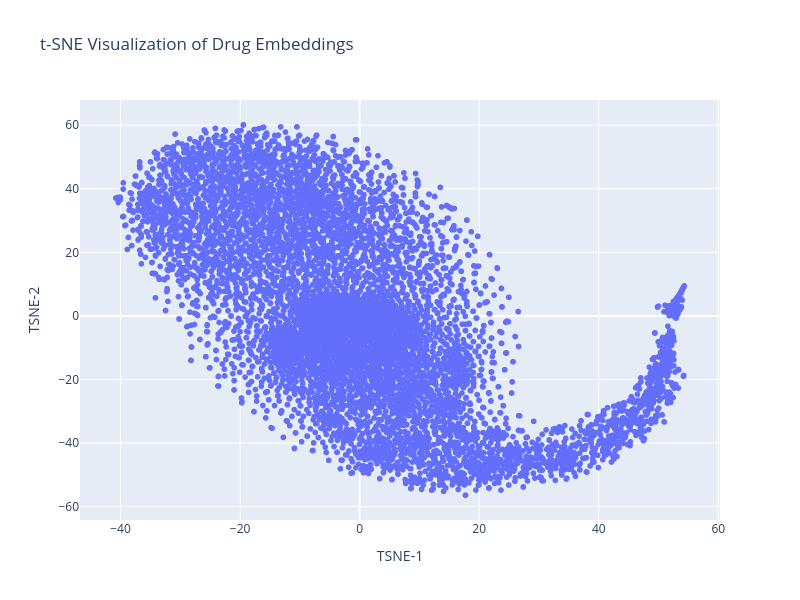
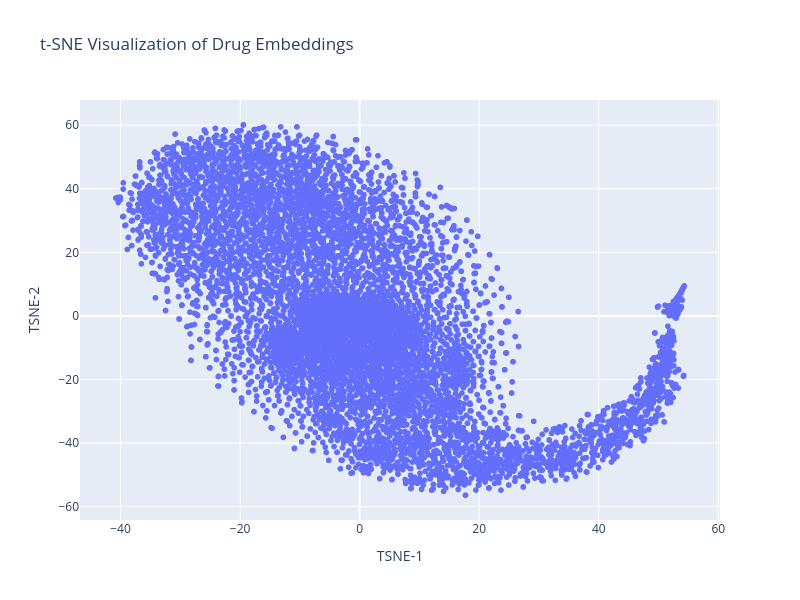

Notebook code cell kept with these figures, in order:
### Code cell
plot_embeddings(embedding)

### Figure 1 — Plotly figure (JSON) as saved in the notebook; plotly's stock layout.template omitted (floating-point values rounded to 4 significant figures; data arrays with more than 128 entries replaced by an {"elided": "..."} marker saying what was removed)
{"data": [{"hovertemplate": "TSNE-1=%{x}<br>TSNE-2=%{y}<extra></extra>", "legendgroup": "", "marker": {"color": "#636efa", "symbol": "circle"}, "mode": "markers", "name": "", "showlegend": false, "type": "scattergl", "x": {"elided": "8723 float values"}, "xaxis": "x", "y": {"elided": "8723 float values"}, "yaxis": "y"}], "layout": {"height": 600, "legend": {"tracegroupgap": 0}, "title": {"text": "t-SNE Visualization of Drug Embeddings"}, "width": 800, "xaxis": {"anchor": "y", "domain": [0, 1], "title": {"text": "TSNE-1"}}, "yaxis": {"anchor": "x", "domain": [0, 1], "title": {"text": "TSNE-2"}}}}

### Figure 2 — Plotly figure (JSON) as saved in the notebook; plotly's stock layout.template omitted (floating-point values rounded to 4 significant figures; data arrays with more than 128 entries replaced by an {"elided": "..."} marker saying what was removed)
{"data": [{"hovertemplate": "TSNE-1=%{x}<br>TSNE-2=%{y}<extra></extra>", "legendgroup": "", "marker": {"color": "#636efa", "symbol": "circle"}, "mode": "markers", "name": "", "showlegend": false, "type": "scattergl", "x": {"elided": "8723 float values"}, "xaxis": "x", "y": {"elided": "8723 float values"}, "yaxis": "y"}], "layout": {"height": 600, "legend": {"tracegroupgap": 0}, "title": {"text": "t-SNE Visualization of Drug Embeddings"}, "width": 800, "xaxis": {"anchor": "y", "domain": [0, 1], "title": {"text": "TSNE-1"}}, "yaxis": {"anchor": "x", "domain": [0, 1], "title": {"text": "TSNE-2"}}}}
